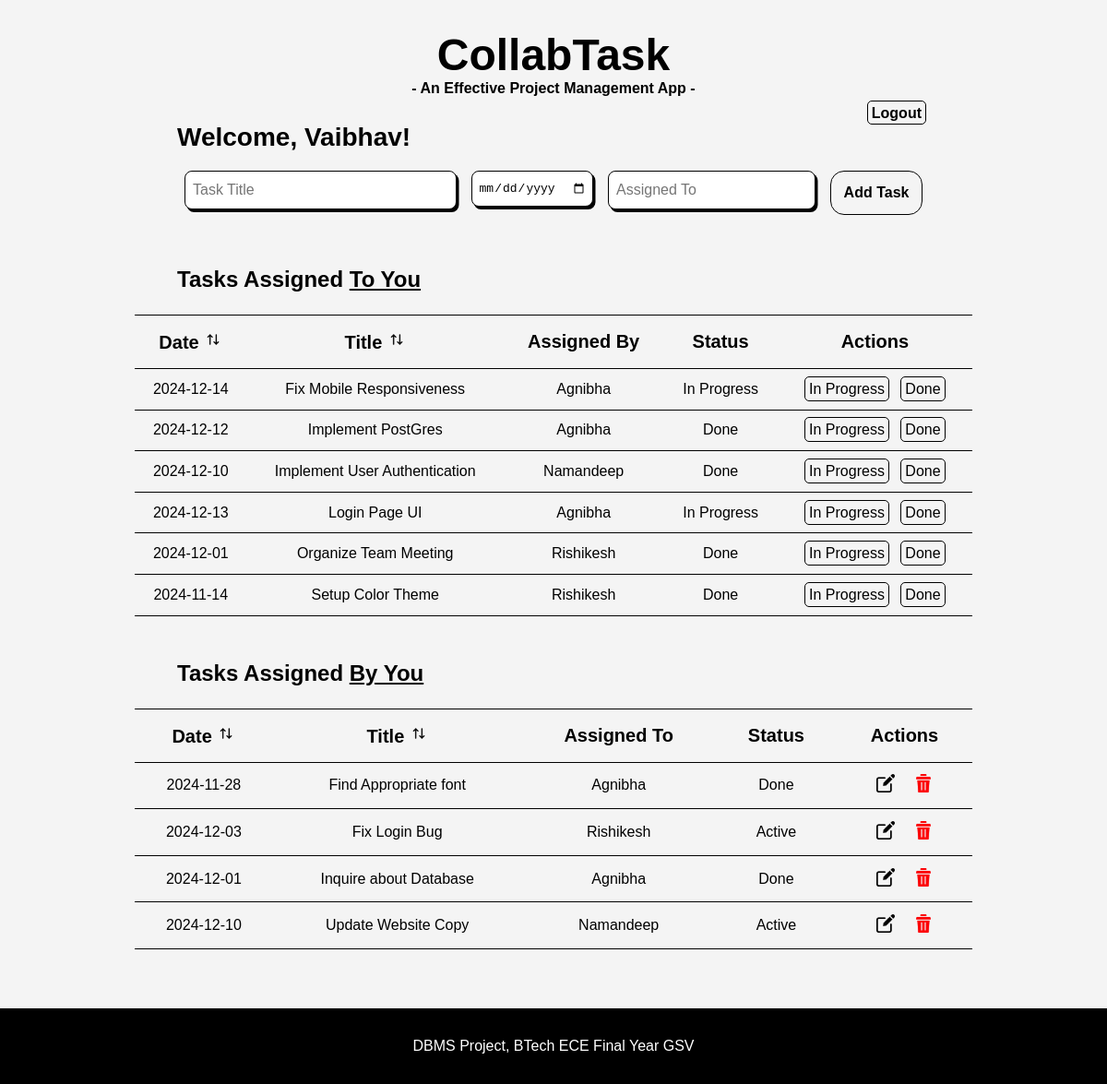
The app's page /?sort=title (signed in) with its own data.
### app.py (models this page shows, shortened)
class Task(db.Model):
    id = db.Column(db.Integer, primary_key=True)
    title = db.Column(db.String(100), nullable=False)
    date = db.Column(db.Date, nullable=True)
    assigned_to = db.Column(db.String(50), nullable=True)
    assigned_by = db.Column(db.String(50), nullable=True)
    is_done = db.Column(db.Boolean, default=False)
    status = db.Column(db.String(20), default='Active')  # New status column

### app.py (the view)
@app.route('/')
@login_required
def index():
    sort_by = request.args.get('sort', 'date')
    username = session['username']  # Retrieve the username from session
    if sort_by == 'title':
        tasks_assigned_to = Task.query.filter_by(assigned_to=username).order_by(Task.title).all()
        tasks_assigned_by = Task.query.filter_by(assigned_by=username).order_by(Task.title).all()
    else:
        tasks_assigned_to = Task.query.filter_by(assigned_to=username).order_by(Task.date).all()
        tasks_assigned_by = Task.query.filter_by(assigned_by=username).order_by(Task.date).all()
    completed_tasks = Task.query.filter_by(is_done=True).order_by(Task.date).all()
    return render_template('index.html', tasks_assigned_to=tasks_assigned_to, tasks_assigned_by=tasks_assigned_by)

### app.py (called while the page is built)
def login_required(f):
    @wraps(f)
    def decorated_function(*args, **kwargs):
        if 'user_id' not in session:
            flash('You need to log in first.', 'error')
            return redirect(url_for('login'))
        return f(*args, **kwargs)
    return decorated_function

### templates/index.html
{% extends "base.html" %}
{% block content %}
<section>
    <form action="/add" method="POST" class="task-form">
        <input type="text" name="title" placeholder="Task Title" required class="input1">
        <input type="date" name="date" required class="input2">
        <input type="text" name="assigned_to" placeholder="Assigned To" class="assigned_to">
        <button type="submit" class="master-button">Add Task</button>
    </form>
    <h2>Tasks Assigned <u>To You</u></h2>
    <table class="assigned_to_you_table">
        <thead>
            <tr>
                <th><a href="?sort=date">Date <img src="{{ url_for('static', filename='sorting.png') }}" alt=""></a>
                </th>
                <th><a href="?sort=title">Title <img src="{{ url_for('static', filename='sorting.png') }}" alt=""></a>
                </th>
                <th>Assigned By</th>
                <th>Status</th>
                <th>Actions</th>
            </tr>
        </thead>
        <tbody>
            {% for task in tasks_assigned_to %}
            <tr>
                <td>{{ task.date }}</td>
                <td>{{ task.title }}</td>
                <td>{{ task.assigned_by }}</td>
                <td>{{ task.status }}</td>
                <td>
                    <a href="/mark_in_progress/{{ task.id }}">In Progress</a>
                    <a href="/mark_done/{{ task.id }}">Done</a>
                </td>
            </tr>
            {% endfor %}
        </tbody>
    </table>
    <h2>Tasks Assigned <u>By You</u></h2>
    <table>
        <thead>
            <tr>
                <th><a href="?sort=date">Date <img src="{{ url_for('static', filename='sorting.png') }}" alt=""></a>
                </th>
                <th><a href="?sort=title">Title <img src="{{ url_for('static', filename='sorting.png') }}" alt=""></a>
                </th>
                <th>Assigned To</th>
                <th>Status</th>
                <th>Actions</th>
            </tr>
        </thead>
        <tbody>
            {% for task in tasks_assigned_by %}
            <tr>
                <td>{{ task.date }}</td>
                <td>{{ task.title }}</td>
                <td>{{ task.assigned_to }}</td>
                <td>{{ task.status }}</td>
                <td>
                    <a href="/update/{{ task.id }}"><img src="{{ url_for('static', filename='edit.png') }}" alt=""></a>
                    <a href="/delete/{{ task.id }}" onclick="return confirm('Delete this task?')"><img
                            src="{{ url_for('static', filename='delete.png') }}" alt=""></a>
                </td>
            </tr>
            {% endfor %}
        </tbody>
    </table>
</section>
{% endblock %}

### static/styles.css (style rules this page uses)
body { font-family: Poppins, sans-serif; margin: 0; padding: 0; background-color: #f4f4f4; }
h1, h2 { font-weight: bold; text-align: center; color: #000000; }
.task-form { padding: 0.5rem; display: flex; margin: 1rem 10rem 2rem 10rem; justify-content: center; gap: 1em; }
.task-form input { height: 1.5rem; padding: 0.875rem; font-size: 1rem; border: 1.5px solid #000; border-radius: 0.5rem; box-shadow: 2.5px 3px 0 #000; outline: none; transition: ease 0.25s; }
.input1 { width: 30rem; height: 1.5rem; }
.task-form input, .task-form button { padding: 0.5em; font-size: 1em; }
.master-button { font-weight: bold; height: 3em; width: 10rem; background-color: transparent; border: 1.5px solid #000000; border-radius: 0.9375em; box-sizing: border-box; color: #000000; cursor: pointer; transition: all 300ms; }
section h2 { text-align: left; margin:3rem 0 1.5rem 10rem ; }
table { width: 80%; border-collapse: collapse; margin: 0 auto; }
table th, table td { padding: 0.8em; text-align: center; }
table th { border: #000 1.5px solid; border-right: none; border-left: none; color: black; font-size: 1.25rem; }
table tr { border: #000 1px solid; border-right: none; border-left: none; border-radius: 10px; transition: all 300ms; }
table th a { text-decoration: none; color: black; }
table a img { width: 20px; }
td a { margin: 0.5rem; }
.assigned_to_you_table td a { text-decoration: none; color: #000; background-color: transparent; border: #000 1px solid; border-radius: 5px; padding: 0.25rem; margin: 0.25rem; transition: all 300ms; }

### records on screen
Task: date "2024-12-14", title "Fix Mobile Responsiveness", assigned_by "Agnibha", status "In Progress"
Task: date "2024-12-12", title "Implement PostGres", assigned_by "Agnibha", status "Done"
Task: date "2024-12-10", title "Implement User Authentication", assigned_by "Namandeep", status "Done"
Task: date "2024-12-13", title "Login Page UI", assigned_by "Agnibha", status "In Progress"
Task: date "2024-12-01", title "Organize Team Meeting", assigned_by "Rishikesh", status "Done"
Task: date "2024-11-14", title "Setup Color Theme", assigned_by "Rishikesh", status "Done"
Task: date "2024-11-28", title "Find Appropriate font", assigned_to "Agnibha", status "Done"
Task: date "2024-12-03", title "Fix Login Bug", assigned_to "Rishikesh", status "Active"
Task: date "2024-12-01", title "Inquire about Database", assigned_to "Agnibha", status "Done"
Task: date "2024-12-10", title "Update Website Copy", assigned_to "Namandeep", status "Active"

### other values on screen
{{ session['username'] }} "Vaibhav"
